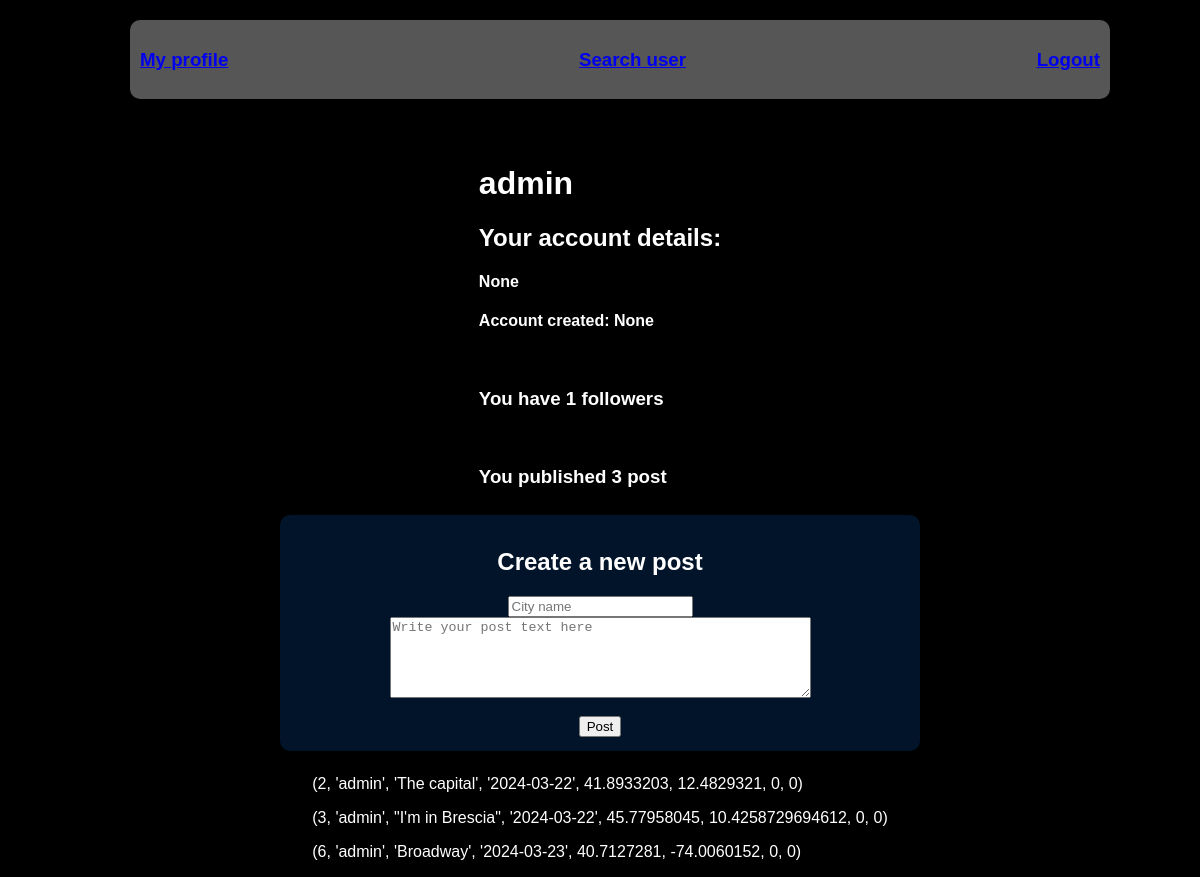
/userPage (signed in), run on an earlier commit of the app's database.
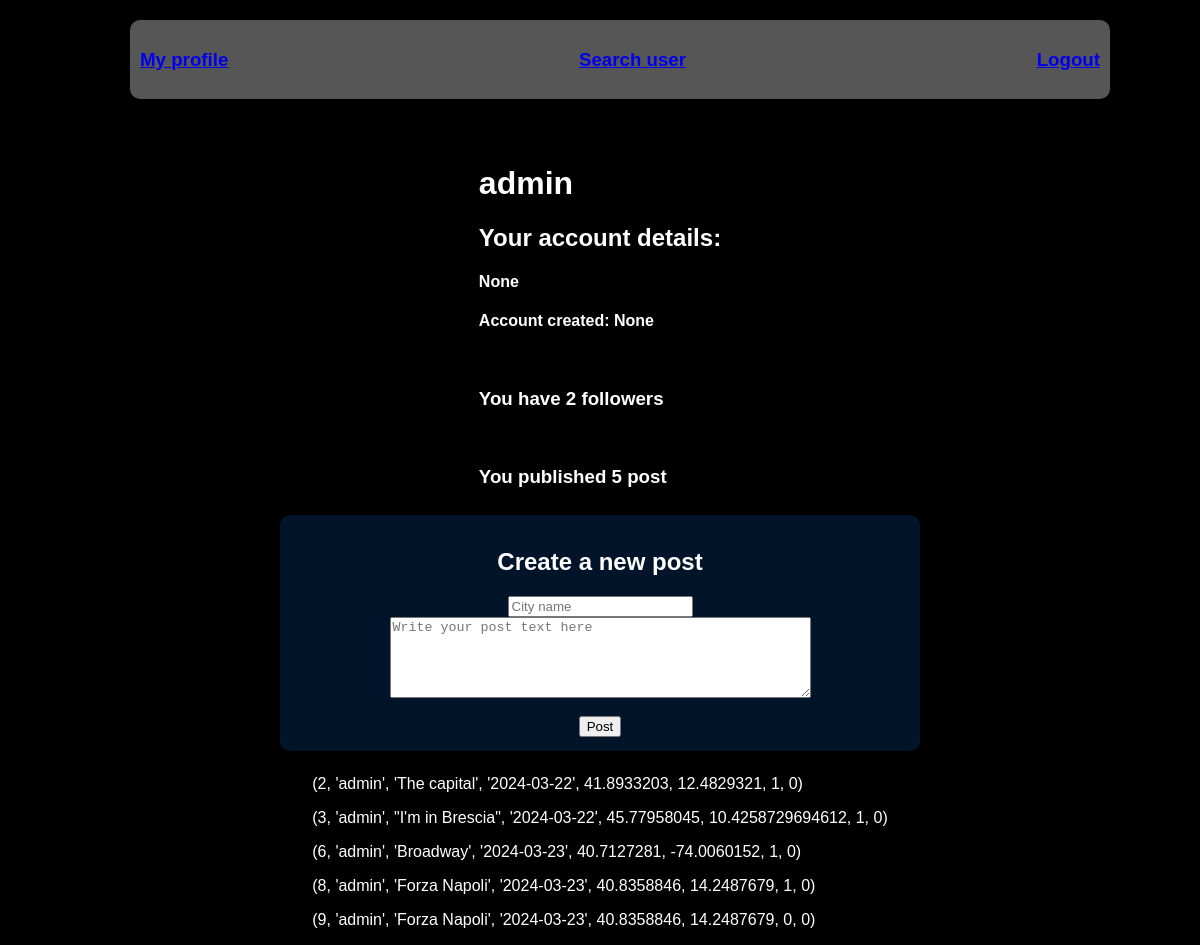
And on a later commit of the database.
### tables this page shows
CREATE TABLE post (
        id INTEGER PRIMARY KEY,
        pin_id INTEGER NOT NULL,
        user_id INTEGER NOT NULL,
        text TEXT NOT NULL,
        date DATE NOT NULL,
        FOREIGN KEY (pin_id) REFERENCES pins(id),
        FOREIGN KEY (user_id) REFERENCES users(id)
    );

### app.py (the view)
@app.route('/userPage')
def index():
    if 'user' in session:
        conn = sqlite3.connect('./static/data/cityPin.db')
        cursor = conn.cursor()
        posts = get_user_posts(session['user'][0])
        cursor.execute(
            '''
            SELECT COUNT(*) FROM followers WHERE user_id = ?
            ''',
            (session['user'][0],)
        )
        n_followers = cursor.fetchone()[0]
        conn.commit()
        conn.close()
        return render_template('user_page.html', user=session['user'], posts = posts, n_posts = len(posts), n_followers = n_followers)
    else:
        return render_template('register.html')

### templates/user_page.html (shortened to what this page needs)
<!DOCTYPE html>
<html lang="en">
<head>
    <link rel="stylesheet" type="text/css" href="{{ url_for('static', filename='css/style.css') }}">
</head>
<body>
    <div class = "navbar">
        <h3><a href = "/userPage">My profile</a></h3>
        <h3><a href = "/search">Search user</a></h3>
        <h3><a href="{{ url_for('logout') }}">Logout</a></h3>
    </div>
    <br><br><br><br><br><br><br><br>
    <div class = "profileInfo">
        <h1>{{ user[1] }}</h1>
        <h2>Your account details:</h2>
        <h4>{{ user[3] }}</h4>
        <h4>Account created: {{ user[4] }}</h4>
        <br>
        <h3>You have {{n_followers}} followers</h3>
        <br>
        <h3>You published {{n_posts}} post</h3>
    </div>
    <div class = "createPost">
        <h2>Create a new post</h2>
        <form action = "/createPost" method = "POST">
            <input type = "text" name = "city" placeholder = "City name">
            <textarea name = "post_text" rows = "5" cols = "50" placeholder = "Write your post text here"></textarea>
            <br>
            <input type = "submit" value = "Post">
        </form>
    </div>
    <div class = "posts">
        {% for post in posts %}
            <p>{{post}}</p>
        {% endfor %}
    </div>
</body>
</html>

### static/css/style.css (style rules this page uses)
body { background-color: #000000; font-family: Arial, sans-serif; margin: 0; padding: 0; color: rgb(255,255,255); }
.navbar { position: fixed; top: 0%; left: 50%; transform: translateX(-50%); width: 80%; display: flex; justify-content: space-between; align-items: center; background-color: rgba(255, 255, 255, 0.337); padding: 10px; border-radius: 10px; margin: 20px; }
.createPost { background-color: rgb(2, 40, 83, 0.5); color: white; display: flex; justify-content: center; flex-direction: column; width: 50%; padding: 14px 20px; margin: 8px 0; border: none; cursor: pointer; border-radius: 10px; text-align: center; }
body { display: flex; flex-direction: column; align-items: center; }
form { display: flex; flex-direction: column; align-items: center; }

What changed in the data, as far as the page shows it:
computed for post (number 1 of 5 on the later page): post "(2, 'admin', 'The capital', '2024-03-22', 41.8933203, 12.4829321, 0, 0)" → "(2, 'admin', 'The capital', '2024-03-22', 41.8933203, 12.4829321, 1, 0)"
computed for post (number 2 of 5 on the later page): post "(3, 'admin', \"I'm in Brescia\", '2024-03-22', 45.77958045, 10.4258729694612, 0, 0)" → "(3, 'admin', \"I'm in Brescia\", '2024-03-22', 45.77958045, 10.4258729694612, 1, 0)"
computed for post (number 3 of 5 on the later page): post "(6, 'admin', 'Broadway', '2024-03-23', 40.7127281, -74.0060152, 0, 0)" → "(6, 'admin', 'Broadway', '2024-03-23', 40.7127281, -74.0060152, 1, 0)"
added post: post "(8, 'admin', 'Forza Napoli', '2024-03-23', 40.8358846, 14.2487679, 1, 0)"
added post: post "(9, 'admin', 'Forza Napoli', '2024-03-23', 40.8358846, 14.2487679, 0, 0)"
Also different on the page:
{{ n_followers }}: "1" → "2"
{{ n_posts }}: "3" → "5"
